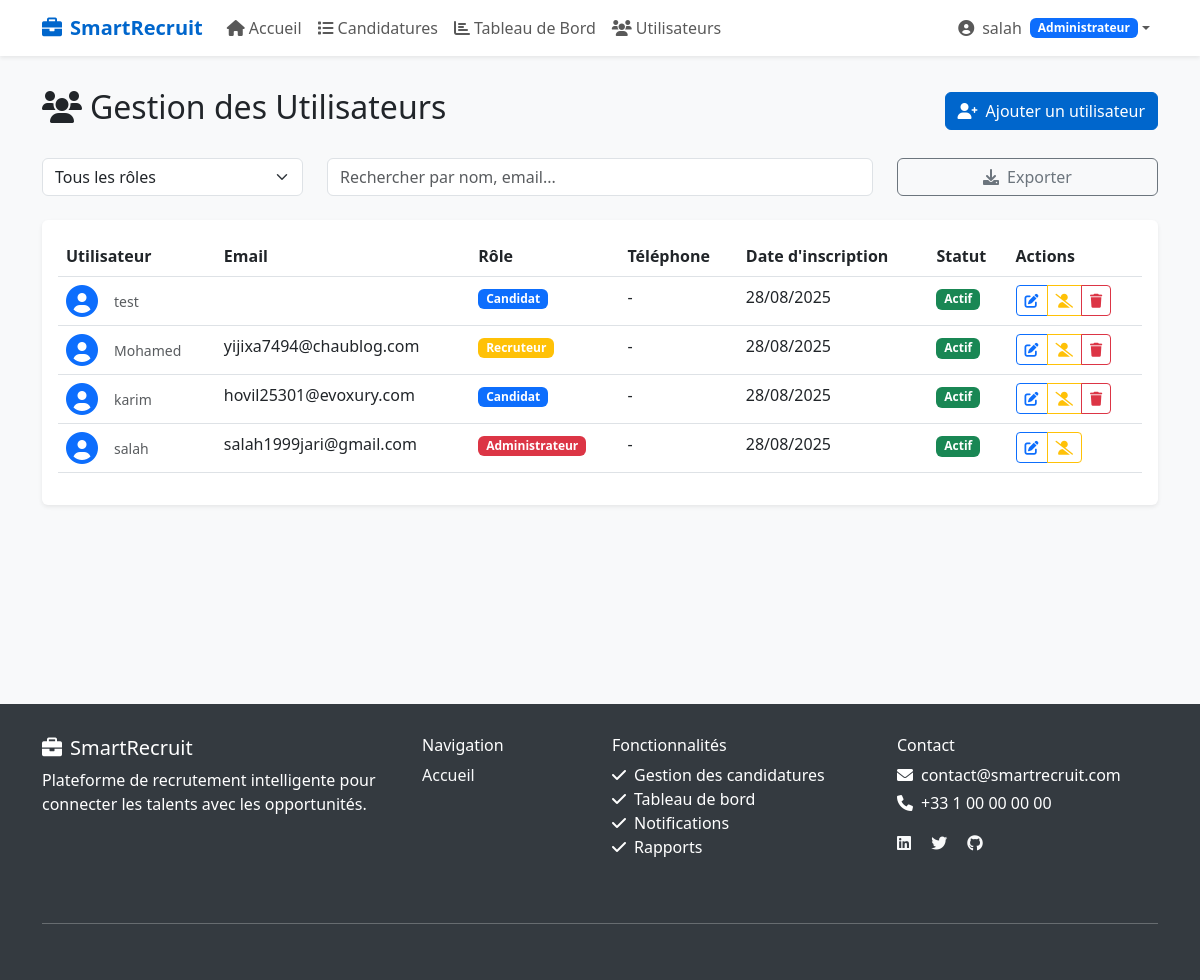
The app's page /list/ (signed in), older data.
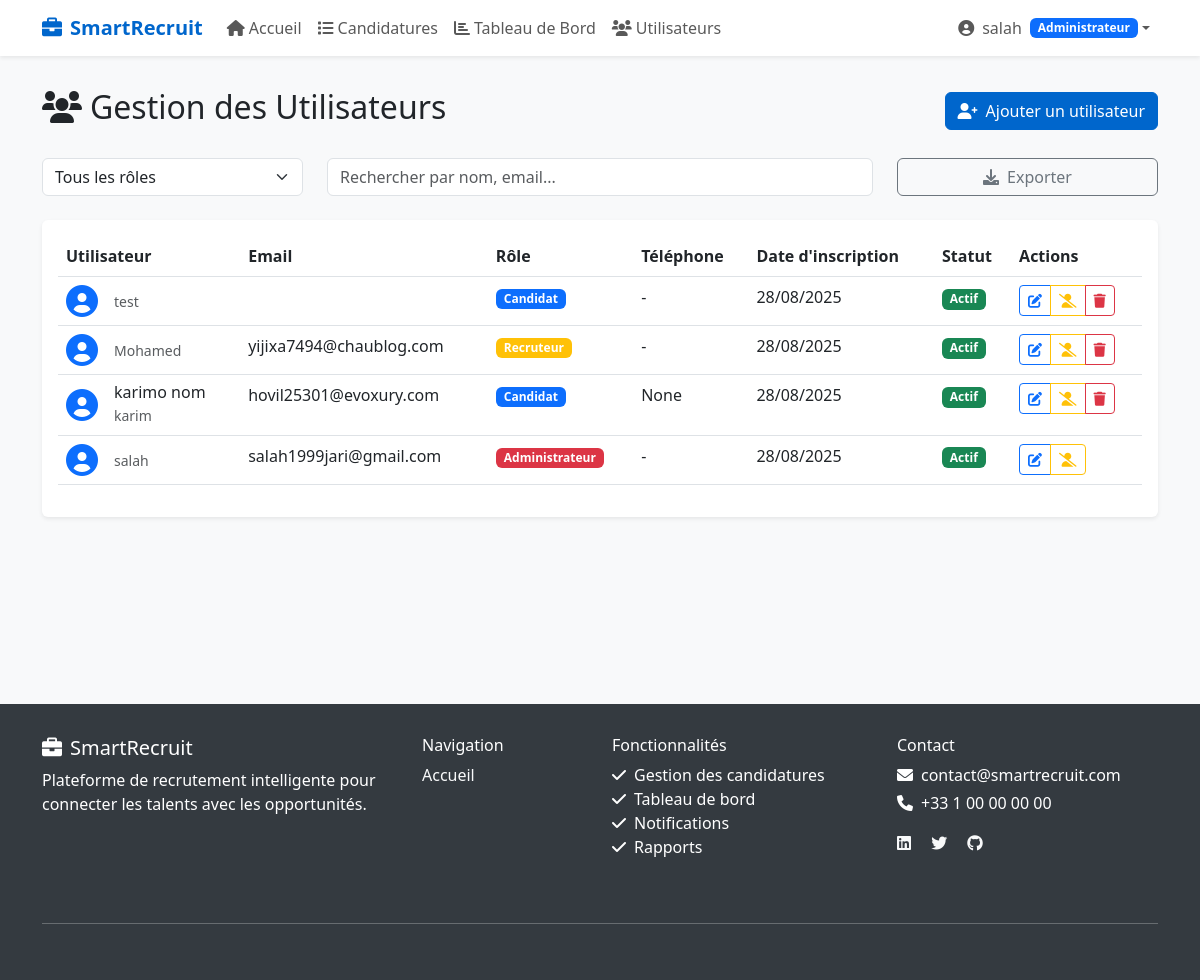
The same page, newer data.
### users/models.py (models this page shows, shortened)
class User(AbstractUser):
    ROLE_CHOICES = [
        ('admin', 'Administrateur'),
        ('recruteur', 'Recruteur'),
        ('candidat', 'Candidat'),
    ]
    role = models.CharField(
        max_length=20,
        choices=ROLE_CHOICES,
        default='candidat',
        verbose_name='Rôle'
    )
    phone = models.CharField(
        max_length=20,
        blank=True,
        null=True,
        verbose_name='Téléphone'
    )
    created_at = models.DateTimeField(auto_now_add=True)
    updated_at = models.DateTimeField(auto_now=True)
    class Meta:
        verbose_name = 'Utilisateur'
        verbose_name_plural = 'Utilisateurs'
        ordering = ['-created_at']
    @property
    def is_admin(self):
        return self.role == 'admin'
    @property
    def is_recruiter(self):
        return self.role == 'recruteur'
    @property
    def is_candidate(self):
        return self.role == 'candidat'

### users/views.py (the view, shortened to what this page needs)
# urls.py: path('list/', users_list_view, name='list'),
@login_required
def users_list_view(request):
    if not request.user.is_admin:
        messages.error(request, 'Accès non autorisé.')
        return redirect('users:home')
    users_queryset = User.objects.all().order_by('-created_at')
    search = request.GET.get('search')
    role = request.GET.get('role')
    if role:
        users_queryset = users_queryset.filter(role=role)
    paginator = Paginator(users_queryset, 20)
    page_number = request.GET.get('page')
    users = paginator.get_page(page_number)
    return render(request, 'users/list.html', {'users': users})

### templates/users/list.html (shortened to what this page needs)
{% extends 'base.html' %} {% block title %}Utilisateurs - SmartRecruit{%endblock %} {% block content %}
<div class="d-flex justify-content-between align-items-center mb-4">
  <h2><i class="fas fa-users me-2"></i>Gestion des Utilisateurs</h2>
  <button
    class="btn btn-primary"
    data-bs-toggle="modal"
    data-bs-target="#addUserModal"
  >
    <i class="fas fa-user-plus me-2"></i>Ajouter un utilisateur
  </button>
</div>
<div class="row mb-4">
  <div class="col-md-3">
    <select class="form-select" id="roleFilter">
      <option value="">Tous les rôles</option>
    </select>
  </div>
  <div class="col-md-6">
    <input
      type="text"
      class="form-control"
      id="searchInput"
      placeholder="Rechercher par nom, email..."
    />
  </div>
  <div class="col-md-3">
    <button class="btn btn-outline-secondary w-100" onclick="exportUsers()">
      <i class="fas fa-download me-2"></i>Exporter
    </button>
  </div>
</div>
<div class="card">
  <div class="card-body">
    <div class="table-responsive">
      <table class="table table-hover" id="usersTable">
        <thead>
          <tr>
            <th>Utilisateur</th>
            <th>Email</th>
            <th>Rôle</th>
            <th>Téléphone</th>
            <th>Date d'inscription</th>
            <th>Statut</th>
            <th>Actions</th>
          </tr>
        </thead>
        <tbody>
          {% for user_item in users %}
          <tr data-role="{{ user_item.role }}">
            <td>
              <div class="d-flex align-items-center">
                <i class="fas fa-user-circle fa-2x text-primary me-3"></i>
                <div>
                  <h6 class="mb-0">
                    {{ user_item.first_name }} {{ user_item.last_name }}
                  </h6>
                  <small class="text-muted">{{ user_item.username }}</small>
                </div>
              </div>
            </td>
            <td>{{ user_item.email }}</td>
            <td>
              <span
                class="badge {% if user_item.role == 'admin' %}bg-danger {% elif user_item.role == 'recruteur' %}bg-warning {% else %}bg-primary{% endif %} badge-role"
              >
                {{ user_item.get_role_display }}
              </span>
            </td>
            <td>{{ user_item.phone|default:"-" }}</td>
            <td>{{ user_item.created_at|date:"d/m/Y" }}</td>
            <td>
              <span
                class="badge {% if user_item.is_active %}bg-success{% else %}bg-secondary{% endif %}"
              >
                {% if user_item.is_active %}Actif{% else %}Inactif{% endif %}
              </span>
            </td>
            <td>
              <div class="btn-group btn-group-sm">
                <button
                  class="btn btn-outline-primary"
                  onclick="editUser({{ user_item.id }})"
                  title="Modifier"
                >
                  <i class="fas fa-edit"></i>
                </button>
                {% if user_item.is_active %}
                <button
                  class="btn btn-outline-warning"
                  onclick="toggleUserStatus({{ user_item.id }}, false)"
                  title="Désactiver"
                >
                  <i class="fas fa-user-slash"></i>
                </button>
                {% endif %} {% if user_item != user %}
                <button
                  class="btn btn-outline-danger"
                  onclick="deleteUser({{ user_item.id }})"
                  title="Supprimer"
                >
                  <i class="fas fa-trash"></i>
                </button>
                {% endif %}
              </div>
            </td>
          </tr>
          {% endfor %}
        </tbody>
      </table>
    </div>
  </div>
</div>
{% endblock %}

Row changes from the older to the newer data that the page shows:
changed User "hovil25301@evoxury.com": first_name (not shown) → "karimo"; last_name (not shown) → "nom"; phone "-" → "None"
